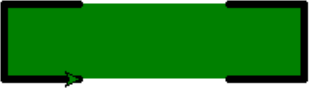

The Python source for this figure:
from turtle import *

pensize(5)
fillcolor('green')
begin_fill()
fd(50); lt(90); fd(50); lt(90); fd(50)
teleport(x=-100, fill_gap=True)
fd(50); lt(90); fd(50); lt(90); fd(50)
end_fill()

done()
